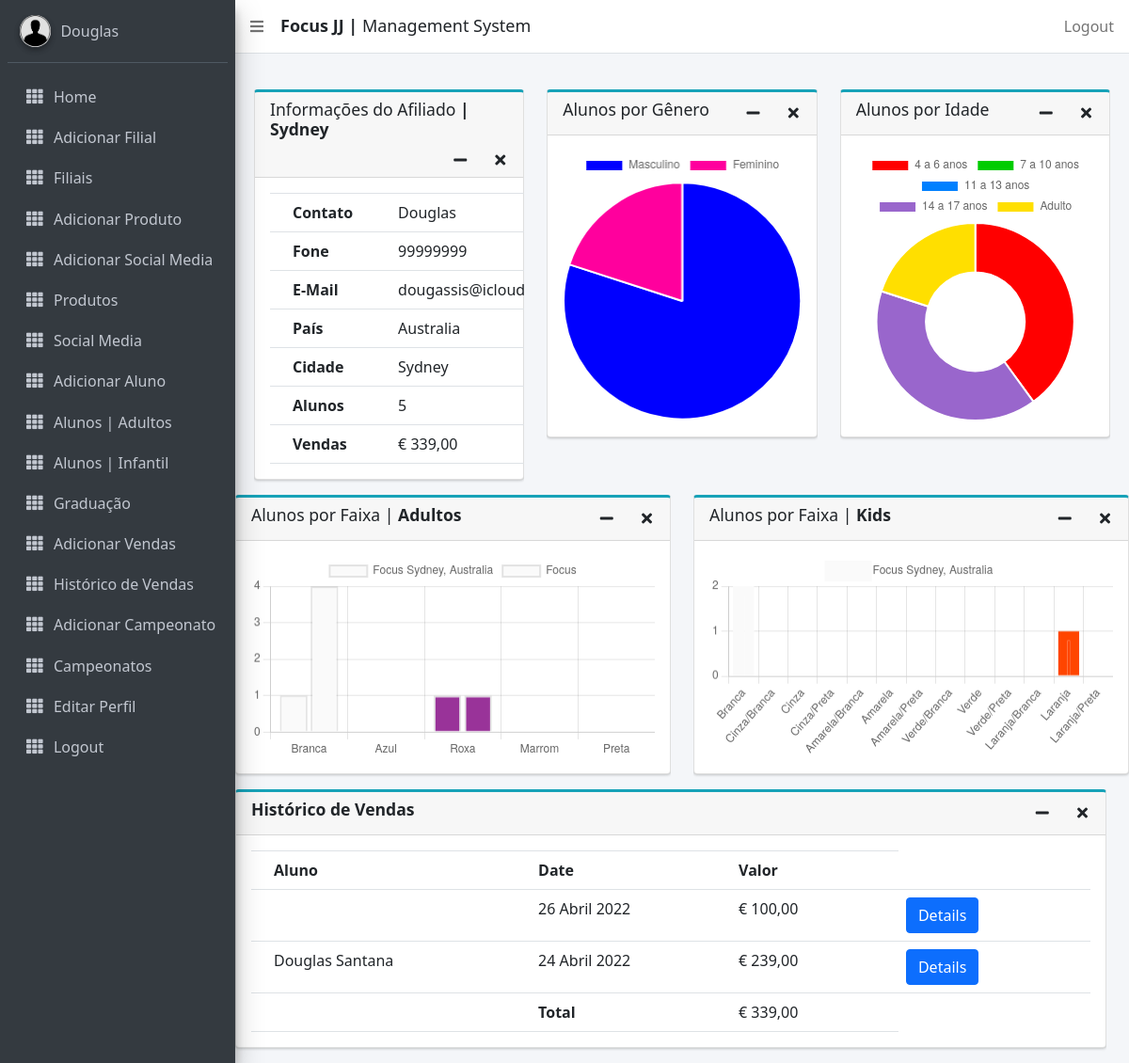
/managebranch/148 (signed in), run on an earlier commit of the app's database.
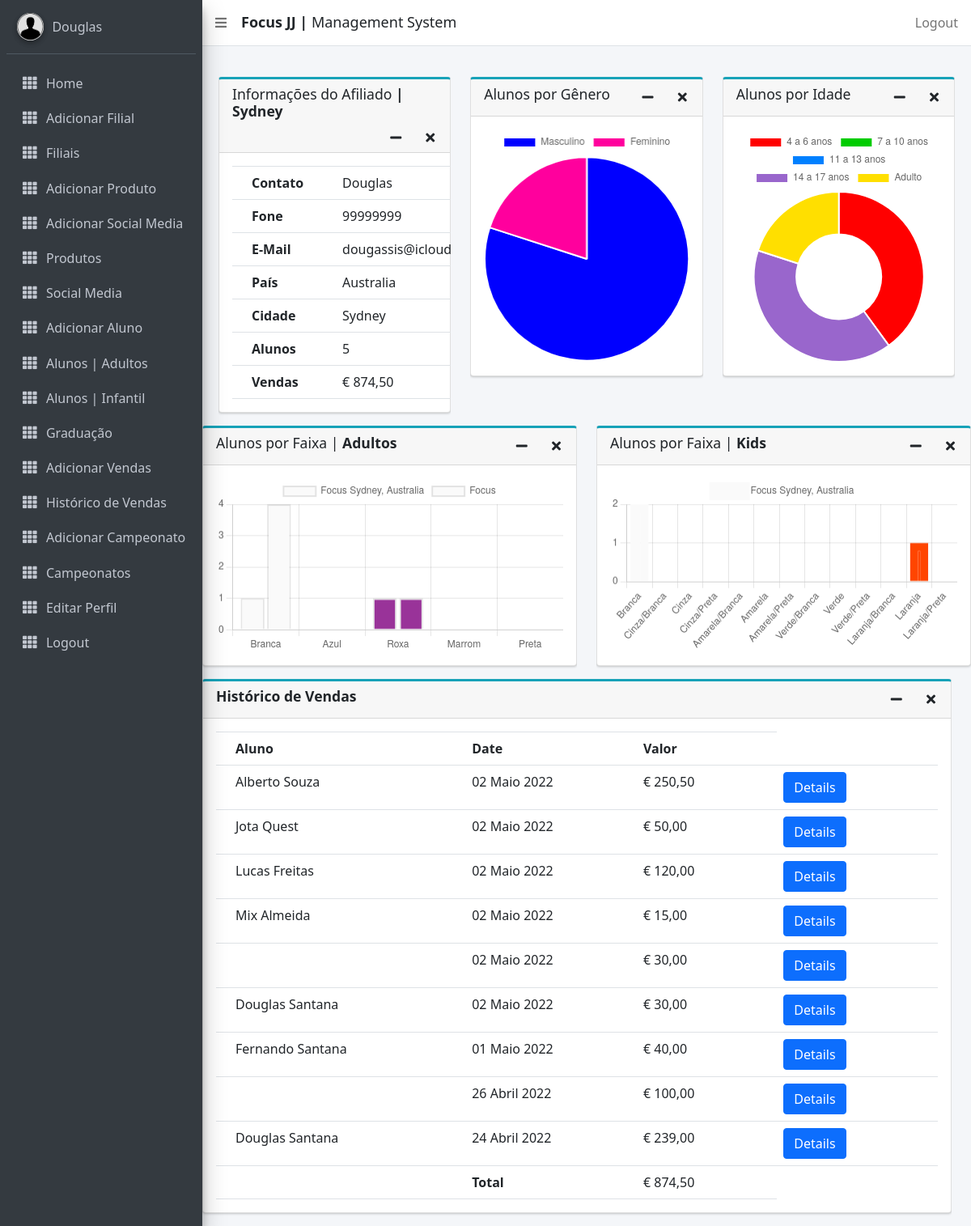
And on a later commit of the database.
### focusbjj/models.py (models this page shows, shortened)
class CustomUser(AbstractUser):
    id = ShortUUIDField(primary_key=True, editable=False, alphabet="0123456789", length=3)
    email = models.EmailField(max_length=255, unique=True)
    contact_name = models.CharField(max_length=255)
    country = CountryField()
    location = models.CharField(max_length=255)
    phone = models.CharField(max_length=15, help_text=_('Use somente números. Código do País + Telefone'))
    join_date = models.DateTimeField(default=timezone.now)
    is_active = models.BooleanField(default=True, help_text='Desmarque a caixa para desativar')
    class Meta:
        ordering = ["country", "location"]

class Venda(models.Model):
    objects = None
    aluno = models.ForeignKey(Aluno, on_delete=models.CASCADE, blank=True, null=True)
    price = models.DecimalField(max_digits=6, decimal_places=2, verbose_name='Total', help_text='Use (.) to decimals')
    time_stamp = models.DateField(default=timezone.now)
    unidade = models.ForeignKey(CustomUser, on_delete=models.CASCADE)
    method = models.CharField(max_length=20, choices=METHODS, default='Others')

class Aluno(models.Model):
    DoesNotExist = None
    objects = None
    id = ShortUUIDField(primary_key=True, editable=False, alphabet="0123456789", length=4)
    photo = models.ImageField(upload_to='photos/', null=True, blank=True)
    nome = models.CharField(max_length=15, verbose_name='Name')
    middle_name = models.CharField(max_length=20, verbose_name='Middle Name', blank=True, null=True)
    surname = models.CharField(max_length=15, verbose_name='Last Name', null=True)
    phone = models.CharField(max_length=15, help_text='Use only numbers')
    email = models.EmailField(max_length=128)
    location = models.ForeignKey(CustomUser, related_name="alunos", on_delete=models.CASCADE)
    address = models.CharField(max_length=255, blank=True, null=True)
    belt = models.CharField(max_length=255, choices=BELT)
    stripe = models.CharField(max_length=255, choices=GRAU)
    join_date = models.DateTimeField()
    time_stamp = models.DateTimeField(auto_now=True, null=True)
    gender = models.CharField(max_length=255, choices=GENDER)
    dob = models.DateField(verbose_name='Date of Birth',)
    is_blocked = models.BooleanField(default=False)
    agreement = models.BooleanField(default=False)
    USERNAME_FIELD = 'id'
    def idade(self): #POR ANO DE NASCIMENTO
        today = date.today()
        idade = today.year - self.dob.year #- ((today.month, today.day) < (self.dob.month, self.dob.day))
        return idade
    class Meta:
        ordering = ["nome"]

### focusbjj/views.py (the view)
# urls.py: path('managebranch/<int:pk>', views.DetailBranch.as_view(), name='branchdetails'),
class DetailBranch(SuperuserRequiredMixin, DetailView):
    template_name = 'branchdetails.html'
    model = CustomUser
    context_object_name = 'afiliado'
    def get_context_data(self, **kwargs):
        context = super(DetailBranch, self).get_context_data(**kwargs)
        context['belts'] = self.get_belts()
        context['alunos'] = Aluno.objects.all()
        return context
    def get_belts(self):
        alunos = Aluno.objects.all()
        dict_belt = {'white': 0, 'whitekids': 0, 'gray_white': 0, 'gray': 0, 'gray_black': 0,
                     'yellow_white': 0, 'yellow': 0, 'yellow_black': 0,
                     'green_white': 0, 'green': 0, 'green_black': 0,
                     'blue': 0, 'purple': 0, 'brown': 0, 'black': 0}
        for aluno in alunos:
            belt = current_belt(aluno)
            if belt == 'White Belt':
                dict_belt['white'] += 1
            elif belt == 'Gray/White Belt':
                dict_belt['gray_white'] += 1
            elif belt == 'Gray Belt':
                dict_belt['gray'] += 1
            elif belt == 'Gray/Black Belt':
                dict_belt['gray_black'] += 1
            elif belt == 'Yellow/White Belt':
                dict_belt['yellow_white'] += 1
            elif belt == 'Yellow Belt':
                dict_belt['yellow'] += 1
            elif belt == 'Yellow/Black Belt':
                dict_belt['yellow_black'] += 1
            elif belt == 'Green/White Belt':
                dict_belt['green_white'] += 1
            elif belt == 'Green Belt':
                dict_belt['green'] += 1
            elif belt == 'Green/Black Belt':
                dict_belt['green_black'] += 1
            elif belt == 'Blue Belt':
                dict_belt['blue'] += 1
            elif belt == 'Purple Belt':
                dict_belt['purple'] += 1
            elif belt == 'Brown Belt':
                dict_belt['brown'] += 1
            elif belt == 'Black Belt':
                dict_belt['black'] += 1
        return dict_belt

### focusbjj/templatetags/age_tags.py (called while the page is built)
@register.filter
def under7(location_instance):
    alunos = Aluno.objects.filter(location_id=location_instance.id)
    age = 0
    for aluno in alunos:
        if aluno.idade() <= 6:
            age += 1
    return age

@register.filter
def under10(location_instance):
    alunos = Aluno.objects.filter(location_id=location_instance.id)
    age = 0
    for aluno in alunos:
        if 7 <= aluno.idade() <= 10:
            age += 1
    return age

@register.filter
def under13(location_instance):
    alunos = Aluno.objects.filter(location_id=location_instance.id)
    age = 0
    for aluno in alunos:
        if 11 <= aluno.idade() <= 13:
            age += 1
    return age

@register.filter
def under17(location_instance):
    alunos = Aluno.objects.filter(location_id=location_instance.id)
    age = 0
    for aluno in alunos:
        if 14 <= aluno.idade() <= 17:
            age += 1
    return age

@register.filter
def adulto(location_instance):
    alunos = Aluno.objects.filter(location_id=location_instance.id)
    age = 0
    for aluno in alunos:
        if aluno.idade() > 17:
            age += 1
    return age

### focusbjj/templates/branchdetails.html (shortened to what the changed rows need)
{% extends 'base_template.html' %}
{% load static %}
{% load attendance_tags %}
{% load age_tags %}
{% load i18n %}
{% block content %}
<section class="content">
    <div class="container-fluid">
        <div class="row">
            <div class="col-lg-4">
                <div class="card-body table-responsive p-0">
                <div class="card card-outline card-info">
                <div class="card-header">
                <h3 class="card-title">Informações do Afiliado  <strong>| {{ afiliado.location|title }}</strong></h3>
                </div>
                <div class="card-body">
                    <table class="table table-hover text-nowrap">
                        <tbody>
                            <tr>
                                <th style="width:100px">Contato</th>
                                <td>{{ afiliado.contact_name }}</td>
                            </tr>
                            <tr>
                              <th>Fone</th>
                              <td>{{ afiliado.phone }}</td>
                            </tr>
                            <tr>
                              <th>E-Mail</th>
                              <td>{{ afiliado.email|lower }}</td>
                            </tr>
                            <tr>
                              <th>País</th>
                              <td>{{ afiliado.country.unicode_flag }} {{ afiliado.country.name }}</td>
                            </tr>
                            <tr>
                              <th>Cidade</th>
                              <td>{{ afiliado.location }}</td>
                            </tr>
                            <tr>
                              <th>Alunos</th>
                              <td>{{ afiliado.alunos.count }}</td>
                            </tr>
                            <tr>
                              <th>Vendas</th>
                              <td>€ {{afiliado|somavendas_branch|floatformat:2}}</td>
                            </tr>
                        </tbody>
                        </table>
                    </div>
                    </div>
                    </div>
            </div>
        </div>
    </div>
</section>
    <div class="row">
        <div class="row">
            <div class="col-lg-12">
                <div class="card-body table-responsive p-0">
                <div class="card card-outline card-info">
                <div class="card-body">
                   <table class="table table-hover text-nowrap">
                        <tr>
                            <th>{% trans "Aluno" %}</th>
                            <th>{% trans "Date" %}</th>
                            <th>{% trans "Valor" %}</th>
                        </tr>
                        <tr>
                        {% for venda in afiliado|vendas_branch %}
                            <td>{{ venda.aluno.nome|default_if_none:'Focus' }} {{ venda.aluno.surname|default_if_none:"Jiu-Jitsu" }}</td>
                            <td>{{ venda.time_stamp|date:"d F Y" }}</td>
                            <td>€ {{ venda.price|floatformat:2 }}</td>
                            <td>
                                <a href="{% url 'focusbjj:saledetails' venda.pk %}" class="btn btn-primary">Details</a>
                            </td>
                        </tr>
                        {% endfor %}
                        <td></td>
                        <td><b>Total</b></td>
                        <td>€ {{afiliado|somavendas_branch|floatformat:2}}</td>
                    </table>
                </div>
                </div>
            </div>
            </div>
{% endblock  %}

### templates/sidebar_template.html (shortened to what the changed rows need)
{% load static %}
{% load i18n %}
<aside class="main-sidebar navbar-gray-dark sidebar-dark-primary elevation-4">
    <div class="sidebar">
      <div class="user-panel mt-3 pb-3 mb-3 d-flex">
        <div class="info">
          <a href="#" class="d-block">{{ user.contact_name }}</a>
        </div>
      </div>
    </div>
  </aside>

What changed in the data, as far as the page shows it:
changed CustomUser "Sydney": id "339,00" → "874,50"
added Venda: aluno.nome "Alberto", aluno.surname "Souza", time_stamp "02 Maio 2022", price "250,50"
added Venda: aluno.nome "Jota", aluno.surname "Quest", time_stamp "02 Maio 2022", price "50,00"
added Venda: aluno.nome "Lucas", aluno.surname "Freitas", time_stamp "02 Maio 2022", price "120,00"
added Venda: aluno.nome "Mix", aluno.surname "Almeida", time_stamp "02 Maio 2022", price "15,00"
added Venda: time_stamp "02 Maio 2022", price "30,00"
added Venda: aluno.nome "Douglas", aluno.surname "Santana", time_stamp "02 Maio 2022", price "30,00"
added Venda: aluno.nome "Fernando", aluno.surname "Santana", time_stamp "01 Maio 2022", price "40,00"
